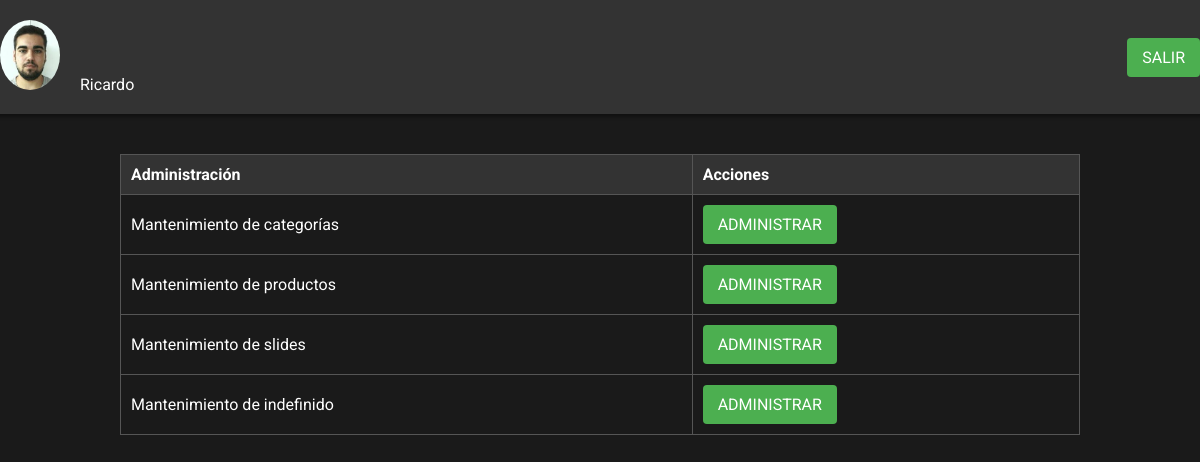
The page /PROYECTO/administrador.php (signed in) on the database its author committed.
### tables this page shows
CREATE TABLE `usuarios` (
  `login` varchar(20) NOT NULL,
  `password` varchar(255) NOT NULL,
  `imagen` varchar(255) NOT NULL,
  `nombre` varchar(50) NOT NULL
);

### PROYECTO/administrador.php (the view, shortened to what this page needs)
<?php
include 'config.php';
try{
	$con = new PDO($dsn,$usuario,$contrasena);
} catch (PDOException $e){
}
?>
<!DOCTYPE html>
<html lang="es">
<head>
</head>
<body>
  <header>
    <div>
        <?php
        try{
            $sql="SELECT nombre, imagen from usuarios";
            $stmt=$con->prepare($sql);
            if	($stmt->execute()){
                while	($fila=$stmt->fetch()){
                    echo "<img src='".$fila['imagen']."' width='60px' height='70px' />";
                    echo $fila['nombre'];
                }
            }
            } catch (PDOException $e){
                die ("Error al mostrar datos");
            } catch (Exception $e){
                die ("Error de acceso");
            }
        ?>
    </div>
    <a href="salir.php">SALIR</a>
  </header>
  <section>
    <table>
      <thead>
        <tr>
          <th>Administración</th>
          <th>Acciones</th>
        </tr>
      </thead>
      <tbody>
        <tr>
          <td>Mantenimiento de categorías</td>
          <td><a href="categorias.php">ADMINISTRAR</a></td>
        </tr>
        <tr>
          <td>Mantenimiento de productos</td>
          <td><a href="productos.php">ADMINISTRAR</a></td>
        </tr>
        <tr>
          <td>Mantenimiento de slides</td>
          <td><a href="slides.php">ADMINISTRAR</a></td>
        </tr>
        <tr>
          <td>Mantenimiento de indefinido</td>
          <td><a href="indefinido.php">ADMINISTRAR</a></td>
        </tr>
      </tbody>
    </table>
  </section>
</body>
</html>

### PROYECTO/administrador.php (style rules this page uses)
body { display: flex; flex-direction: column; align-items: center; justify-content: center; margin: 0; font-family: 'Roboto', sans-serif; background-color: #1a1a1a; color: #fff; }
header { display: flex; align-items: center; justify-content: space-between; width: 100%; padding: 20px; background-color: #333; box-shadow: 0 2px 5px rgba(0, 0, 0, 0.5); }
header img { border-radius: 50%; margin-right: 20px; }
a { display: inline-block; background-color: #4CAF50; color: white; padding: 10px 15px; text-decoration: none; border: none; border-radius: 4px; cursor: pointer; }
section { width: 80%; margin-top: 20px; }
table { width: 100%; border-collapse: collapse; margin-top: 20px; }
th, td { border: 1px solid #555; padding: 10px; text-align: left; }
th { background-color: #333; color: #fff; }

### rows shown on the page
usuarios: imagen (picture), nombre "Ricardo"
